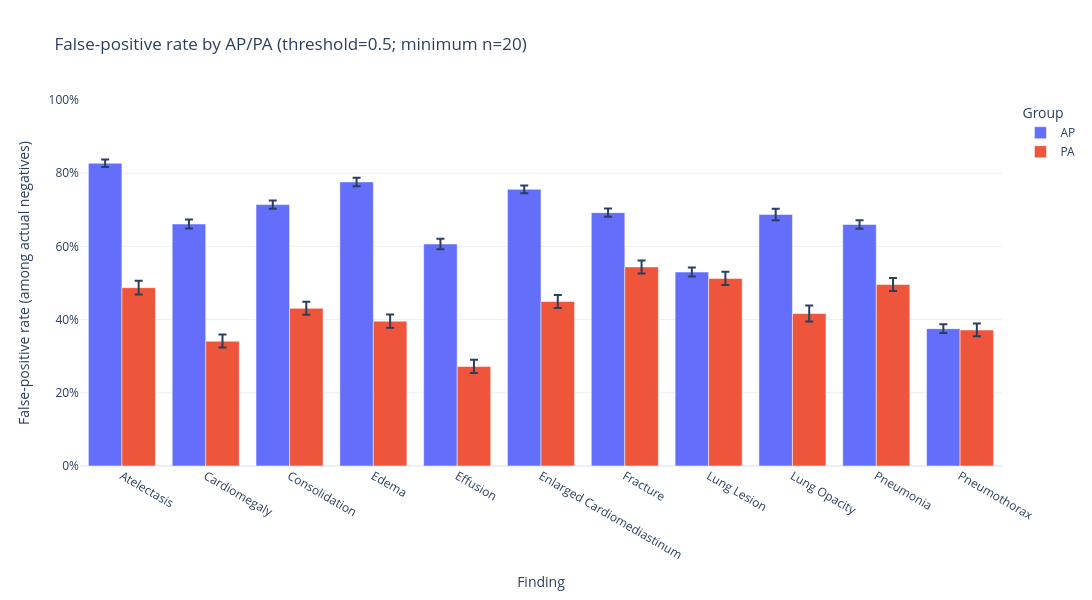
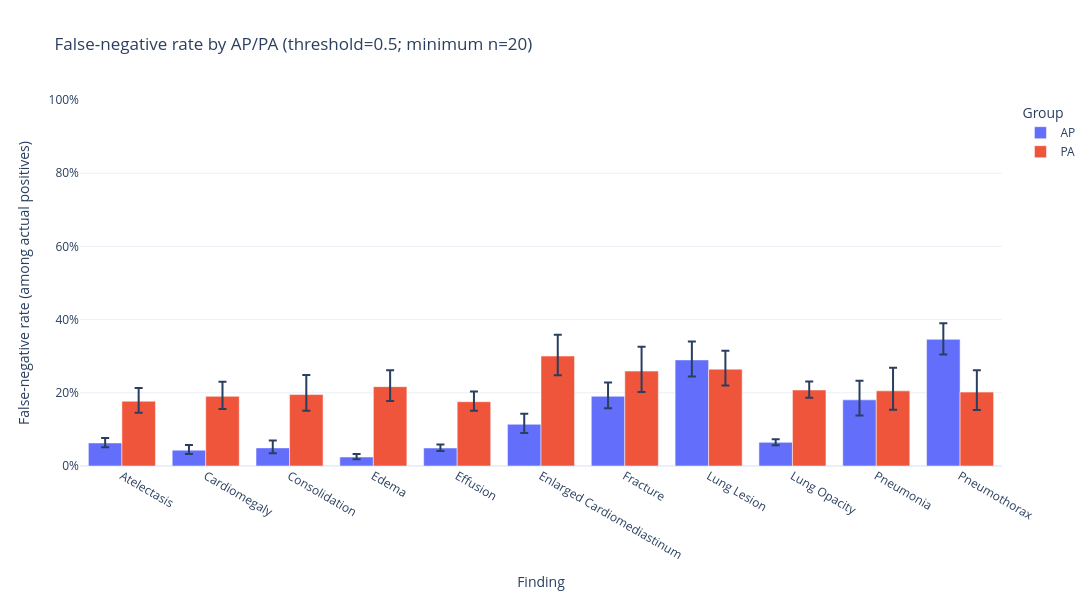
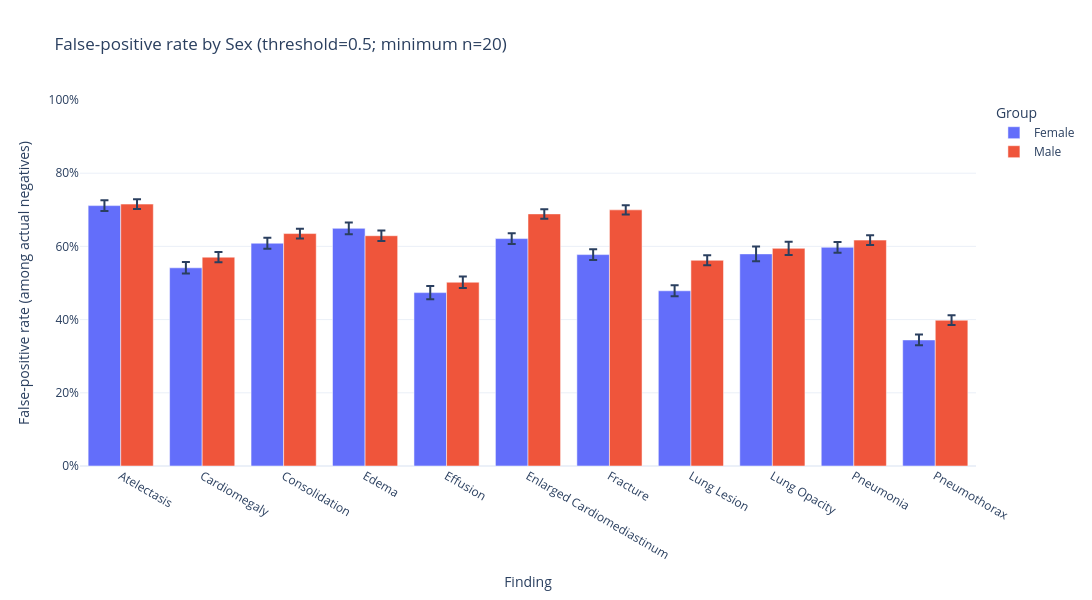
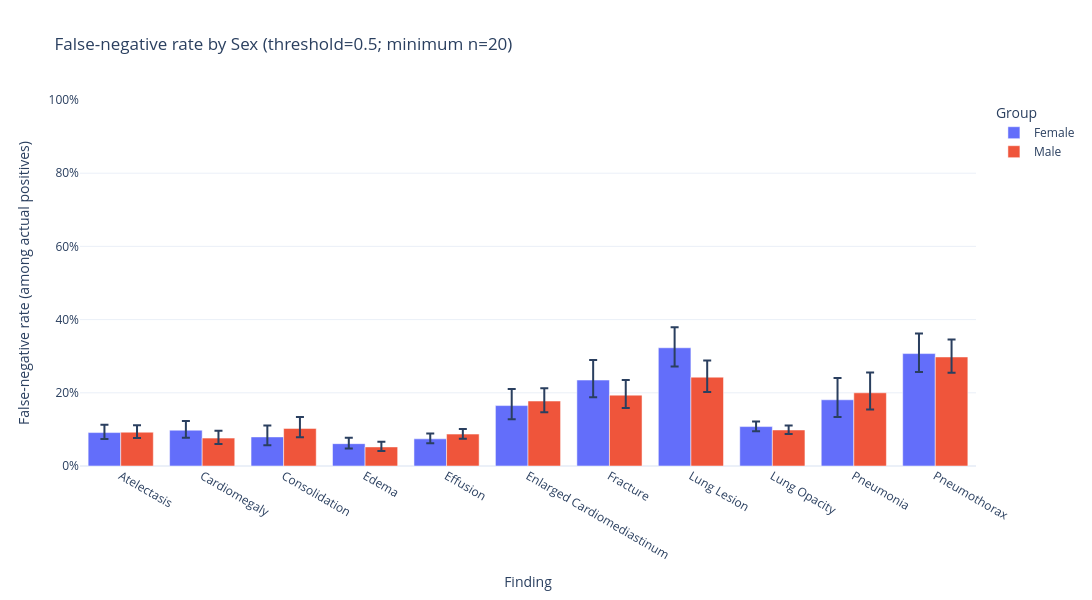

The notebook cell these images were saved under, in order:
### Markdown cell above
Run experiment again with a lower threshold as suggested by AI.

### Code cell
show_fp_fn_characteristics(threshold=0.5, output_folder=HTML_OUTPUT_FOLDER)

### Figure 1 — Plotly figure (JSON) as saved in the notebook; plotly's stock layout.template omitted (floating-point values rounded to 4 significant figures)
{"data": [{"alignmentgroup": "True", "customdata": [[6813.0, 5384.0, 4454.0, 0.8169, 0.8371], [6813.0, 5750.0, 3802.0, 0.6489, 0.6733], [6813.0, 6207.0, 4433.0, 0.7028, 0.7253], [6813.0, 4942.0, 3836.0, 0.7644, 0.7876], [6813.0, 4413.0, 2677.0, 0.5921, 0.6209], [6813.0, 6243.0, 4719.0, 0.7451, 0.7664], [6813.0, 6330.0, 4382.0, 0.6808, 0.7035], [6813.0, 6468.0, 3428.0, 0.5178, 0.5421], [6813.0, 3283.0, 2257.0, 0.6714, 0.7031], [6813.0, 6564.0, 4331.0, 0.6483, 0.6712], [6813.0, 6342.0, 2380.0, 0.3634, 0.3873]], "error_y": {"array": [0.009863, 0.01212, 0.0111, 0.0114, 0.01431, 0.0105, 0.01125, 0.01214, 0.01563, 0.01137, 0.01199], "arrayminus": [0.01033, 0.01234, 0.01137, 0.01183, 0.0145, 0.01081, 0.01148, 0.01218, 0.01607, 0.01155, 0.01184]}, "hovertemplate": "Group=AP<br>Finding=%{x}<br>False-positive rate (among actual negatives)=%{y}<br>N_images=%{customdata[0]}<br>N_actual_negative=%{customdata[1]}<br>FP=%{customdata[2]}<br>FP_CI_low=%{customdata[3]}<br>FP_CI_high=%{customdata[4]}<extra></extra>", "legendgroup": "AP", "marker": {"color": "#636efa", "pattern": {"shape": ""}}, "name": "AP", "offsetgroup": "AP", "orientation": "v", "showlegend": true, "textposition": "auto", "type": "bar", "x": ["Atelectasis", "Cardiomegaly", "Consolidation", "Edema", "Effusion", "Enlarged Cardiomediastinum", "Fracture", "Lung Lesion", "Lung Opacity", "Pneumonia", "Pneumothorax"], "xaxis": "x", "y": [0.8273, 0.6612, 0.7142, 0.7762, 0.6066, 0.7559, 0.6923, 0.53, 0.6875, 0.6598, 0.3753], "yaxis": "y"}, {"alignmentgroup": "True", "customdata": [[3187.0, 2701.0, 1316.0, 0.4684, 0.5061], [3187.0, 2756.0, 940.0, 0.3236, 0.359], [3187.0, 2936.0, 1265.0, 0.413, 0.4488], [3187.0, 2818.0, 1115.0, 0.3778, 0.4139], [3187.0, 2373.0, 645.0, 0.2543, 0.2901], [3187.0, 2924.0, 1314.0, 0.4314, 0.4675], [3187.0, 2998.0, 1631.0, 0.5262, 0.5618], [3187.0, 2862.0, 1467.0, 0.4943, 0.5309], [3187.0, 1911.0, 796.0, 0.3946, 0.4388], [3187.0, 2997.0, 1486.0, 0.4779, 0.5137], [3187.0, 2979.0, 1107.0, 0.3544, 0.3891]], "error_y": {"array": [0.01886, 0.01791, 0.01799, 0.01818, 0.01826, 0.01808, 0.01776, 0.01828, 0.02225, 0.01789, 0.01751], "arrayminus": [0.01882, 0.01747, 0.01781, 0.0179, 0.01752, 0.01795, 0.01787, 0.01832, 0.02191, 0.01788, 0.01718]}, "hovertemplate": "Group=PA<br>Finding=%{x}<br>False-positive rate (among actual negatives)=%{y}<br>N_images=%{customdata[0]}<br>N_actual_negative=%{customdata[1]}<br>FP=%{customdata[2]}<br>FP_CI_low=%{customdata[3]}<br>FP_CI_high=%{customdata[4]}<extra></extra>", "legendgroup": "PA", "marker": {"color": "#EF553B", "pattern": {"shape": ""}}, "name": "PA", "offsetgroup": "PA", "orientation": "v", "showlegend": true, "textposition": "auto", "type": "bar", "x": ["Atelectasis", "Cardiomegaly", "Consolidation", "Edema", "Effusion", "Enlarged Cardiomediastinum", "Fracture", "Lung Lesion", "Lung Opacity", "Pneumonia", "Pneumothorax"], "xaxis": "x", "y": [0.4872, 0.3411, 0.4309, 0.3957, 0.2718, 0.4494, 0.544, 0.5126, 0.4165, 0.4958, 0.3716], "yaxis": "y"}], "layout": {"barmode": "group", "height": 600, "legend": {"title": {"text": "Group"}, "tracegroupgap": 0}, "title": {"text": "False-positive rate by AP/PA (threshold=0.5; minimum n=20)"}, "width": 1250, "xaxis": {"anchor": "y", "domain": [0, 1], "title": {"text": "Finding"}}, "yaxis": {"anchor": "x", "domain": [0, 1], "range": [0, 1], "tickformat": ".0%", "title": {"text": "False-positive rate (among actual negatives)"}}}}

### Figure 2 — Plotly figure (JSON) as saved in the notebook; plotly's stock layout.template omitted (floating-point values rounded to 4 significant figures)
{"data": [{"alignmentgroup": "True", "customdata": [[6813.0, 1429.0, 90.0, 0.05152, 0.07679], [6813.0, 1063.0, 46.0, 0.0326, 0.05724], [6813.0, 606.0, 30.0, 0.03489, 0.06979], [6813.0, 1871.0, 46.0, 0.01848, 0.03264], [6813.0, 2400.0, 118.0, 0.04121, 0.05856], [6813.0, 570.0, 65.0, 0.09048, 0.1428], [6813.0, 483.0, 92.0, 0.158, 0.2279], [6813.0, 345.0, 100.0, 0.2445, 0.3398], [6813.0, 3530.0, 228.0, 0.05694, 0.07318], [6813.0, 249.0, 45.0, 0.1379, 0.2333], [6813.0, 471.0, 163.0, 0.3045, 0.3901]], "error_y": {"array": [0.0138, 0.01396, 0.02029, 0.008051, 0.009394, 0.02872, 0.03741, 0.04998, 0.008591, 0.05253, 0.04405], "arrayminus": [0.01146, 0.01068, 0.01461, 0.006103, 0.007953, 0.02355, 0.03252, 0.04535, 0.007645, 0.04283, 0.04156]}, "hovertemplate": "Group=AP<br>Finding=%{x}<br>False-negative rate (among actual positives)=%{y}<br>N_images=%{customdata[0]}<br>N_actual_positive=%{customdata[1]}<br>FN=%{customdata[2]}<br>FN_CI_low=%{customdata[3]}<br>FN_CI_high=%{customdata[4]}<extra></extra>", "legendgroup": "AP", "marker": {"color": "#636efa", "pattern": {"shape": ""}}, "name": "AP", "offsetgroup": "AP", "orientation": "v", "showlegend": true, "textposition": "auto", "type": "bar", "x": ["Atelectasis", "Cardiomegaly", "Consolidation", "Edema", "Effusion", "Enlarged Cardiomediastinum", "Fracture", "Lung Lesion", "Lung Opacity", "Pneumonia", "Pneumothorax"], "xaxis": "x", "y": [0.06298, 0.04327, 0.0495, 0.02459, 0.04917, 0.114, 0.1905, 0.2899, 0.06459, 0.1807, 0.3461], "yaxis": "y"}, {"alignmentgroup": "True", "customdata": [[3187.0, 486.0, 86.0, 0.1456, 0.2134], [3187.0, 431.0, 82.0, 0.156, 0.23], [3187.0, 251.0, 49.0, 0.1509, 0.2487], [3187.0, 369.0, 80.0, 0.1778, 0.2616], [3187.0, 814.0, 143.0, 0.1511, 0.2033], [3187.0, 263.0, 79.0, 0.2482, 0.3583], [3187.0, 189.0, 49.0, 0.202, 0.3261], [3187.0, 325.0, 86.0, 0.2196, 0.3151], [3187.0, 1276.0, 265.0, 0.1863, 0.2308], [3187.0, 190.0, 39.0, 0.1539, 0.2683], [3187.0, 208.0, 42.0, 0.153, 0.2617]], "error_y": {"array": [0.03642, 0.03973, 0.05348, 0.04485, 0.02765, 0.05795, 0.06683, 0.05051, 0.02312, 0.063, 0.05973], "arrayminus": [0.03136, 0.03426, 0.04429, 0.03901, 0.0246, 0.05221, 0.05724, 0.04501, 0.02136, 0.05132, 0.04892]}, "hovertemplate": "Group=PA<br>Finding=%{x}<br>False-negative rate (among actual positives)=%{y}<br>N_images=%{customdata[0]}<br>N_actual_positive=%{customdata[1]}<br>FN=%{customdata[2]}<br>FN_CI_low=%{customdata[3]}<br>FN_CI_high=%{customdata[4]}<extra></extra>", "legendgroup": "PA", "marker": {"color": "#EF553B", "pattern": {"shape": ""}}, "name": "PA", "offsetgroup": "PA", "orientation": "v", "showlegend": true, "textposition": "auto", "type": "bar", "x": ["Atelectasis", "Cardiomegaly", "Consolidation", "Edema", "Effusion", "Enlarged Cardiomediastinum", "Fracture", "Lung Lesion", "Lung Opacity", "Pneumonia", "Pneumothorax"], "xaxis": "x", "y": [0.177, 0.1903, 0.1952, 0.2168, 0.1757, 0.3004, 0.2593, 0.2646, 0.2077, 0.2053, 0.2019], "yaxis": "y"}], "layout": {"barmode": "group", "height": 600, "legend": {"title": {"text": "Group"}, "tracegroupgap": 0}, "title": {"text": "False-negative rate by AP/PA (threshold=0.5; minimum n=20)"}, "width": 1250, "xaxis": {"anchor": "y", "domain": [0, 1], "title": {"text": "Finding"}}, "yaxis": {"anchor": "x", "domain": [0, 1], "range": [0, 1], "tickformat": ".0%", "title": {"text": "False-negative rate (among actual positives)"}}}}

### Figure 3 — Plotly figure (JSON) as saved in the notebook; plotly's stock layout.template omitted (floating-point values rounded to 4 significant figures)
{"data": [{"alignmentgroup": "True", "customdata": [[4471.0, 3639.0, 2589.0, 0.6965, 0.726], [4471.0, 3817.0, 2067.0, 0.5257, 0.5573], [4471.0, 4081.0, 2484.0, 0.5936, 0.6235], [4471.0, 3439.0, 2233.0, 0.6332, 0.6651], [4471.0, 2989.0, 1416.0, 0.4559, 0.4917], [4471.0, 4162.0, 2586.0, 0.6065, 0.636], [4471.0, 4207.0, 2430.0, 0.5626, 0.5925], [4471.0, 4180.0, 2001.0, 0.4636, 0.4939], [4471.0, 2326.0, 1348.0, 0.5594, 0.5994], [4471.0, 4272.0, 2553.0, 0.5828, 0.6122], [4471.0, 4178.0, 1439.0, 0.3302, 0.359]], "error_y": {"array": [0.01449, 0.01576, 0.01486, 0.01577, 0.01792, 0.01462, 0.01485, 0.01516, 0.01991, 0.01461, 0.01455], "arrayminus": [0.01494, 0.01584, 0.01507, 0.01611, 0.01786, 0.01484, 0.01499, 0.01512, 0.02018, 0.01479, 0.01426]}, "hovertemplate": "Group=Female<br>Finding=%{x}<br>False-positive rate (among actual negatives)=%{y}<br>N_images=%{customdata[0]}<br>N_actual_negative=%{customdata[1]}<br>FP=%{customdata[2]}<br>FP_CI_low=%{customdata[3]}<br>FP_CI_high=%{customdata[4]}<extra></extra>", "legendgroup": "Female", "marker": {"color": "#636efa", "pattern": {"shape": ""}}, "name": "Female", "offsetgroup": "Female", "orientation": "v", "showlegend": true, "textposition": "auto", "type": "bar", "x": ["Atelectasis", "Cardiomegaly", "Consolidation", "Edema", "Effusion", "Enlarged Cardiomediastinum", "Fracture", "Lung Lesion", "Lung Opacity", "Pneumonia", "Pneumothorax"], "xaxis": "x", "y": [0.7115, 0.5415, 0.6087, 0.6493, 0.4737, 0.6213, 0.5776, 0.4787, 0.5795, 0.5976, 0.3444], "yaxis": "y"}, {"alignmentgroup": "True", "customdata": [[5528.0, 4445.0, 3181.0, 0.7022, 0.7287], [5528.0, 4688.0, 2675.0, 0.5564, 0.5847], [5528.0, 5061.0, 3214.0, 0.6217, 0.6482], [5528.0, 4320.0, 2718.0, 0.6147, 0.6435], [5528.0, 3796.0, 1906.0, 0.4862, 0.518], [5528.0, 5004.0, 3447.0, 0.6759, 0.7015], [5528.0, 5120.0, 3583.0, 0.6871, 0.7122], [5528.0, 5149.0, 2894.0, 0.5485, 0.5756], [5528.0, 2867.0, 1705.0, 0.5766, 0.6125], [5528.0, 5288.0, 3264.0, 0.6041, 0.6303], [5528.0, 5142.0, 2048.0, 0.385, 0.4117]], "error_y": {"array": [0.01307, 0.01411, 0.01316, 0.01428, 0.0159, 0.01268, 0.0124, 0.0135, 0.01783, 0.01301, 0.01345], "arrayminus": [0.01344, 0.01422, 0.01336, 0.01451, 0.0159, 0.01297, 0.0127, 0.01359, 0.01809, 0.01318, 0.0133]}, "hovertemplate": "Group=Male<br>Finding=%{x}<br>False-positive rate (among actual negatives)=%{y}<br>N_images=%{customdata[0]}<br>N_actual_negative=%{customdata[1]}<br>FP=%{customdata[2]}<br>FP_CI_low=%{customdata[3]}<br>FP_CI_high=%{customdata[4]}<extra></extra>", "legendgroup": "Male", "marker": {"color": "#EF553B", "pattern": {"shape": ""}}, "name": "Male", "offsetgroup": "Male", "orientation": "v", "showlegend": true, "textposition": "auto", "type": "bar", "x": ["Atelectasis", "Cardiomegaly", "Consolidation", "Edema", "Effusion", "Enlarged Cardiomediastinum", "Fracture", "Lung Lesion", "Lung Opacity", "Pneumonia", "Pneumothorax"], "xaxis": "x", "y": [0.7156, 0.5706, 0.6351, 0.6292, 0.5021, 0.6888, 0.6998, 0.5621, 0.5947, 0.6172, 0.3983], "yaxis": "y"}], "layout": {"barmode": "group", "height": 600, "legend": {"title": {"text": "Group"}, "tracegroupgap": 0}, "title": {"text": "False-positive rate by Sex (threshold=0.5; minimum n=20)"}, "width": 1250, "xaxis": {"anchor": "y", "domain": [0, 1], "title": {"text": "Finding"}}, "yaxis": {"anchor": "x", "domain": [0, 1], "range": [0, 1], "tickformat": ".0%", "title": {"text": "False-positive rate (among actual negatives)"}}}}

### Figure 4 — Plotly figure (JSON) as saved in the notebook; plotly's stock layout.template omitted (floating-point values rounded to 4 significant figures)
{"data": [{"alignmentgroup": "True", "customdata": [[4471.0, 832.0, 76.0, 0.0736, 0.1128], [4471.0, 654.0, 64.0, 0.07738, 0.123], [4471.0, 390.0, 31.0, 0.05656, 0.1106], [4471.0, 1032.0, 63.0, 0.048, 0.07735], [4471.0, 1482.0, 110.0, 0.06195, 0.0887], [4471.0, 309.0, 51.0, 0.1278, 0.2105], [4471.0, 264.0, 62.0, 0.1877, 0.2896], [4471.0, 291.0, 94.0, 0.2719, 0.3788], [4471.0, 2145.0, 231.0, 0.09527, 0.1215], [4471.0, 199.0, 36.0, 0.1336, 0.2403], [4471.0, 293.0, 90.0, 0.2571, 0.3622]], "error_y": {"array": [0.0215, 0.02518, 0.03113, 0.0163, 0.01448, 0.04545, 0.05471, 0.05573, 0.01383, 0.05936, 0.05504], "arrayminus": [0.01774, 0.02048, 0.02293, 0.01304, 0.01227, 0.03723, 0.04711, 0.05112, 0.01242, 0.04728, 0.05004]}, "hovertemplate": "Group=Female<br>Finding=%{x}<br>False-negative rate (among actual positives)=%{y}<br>N_images=%{customdata[0]}<br>N_actual_positive=%{customdata[1]}<br>FN=%{customdata[2]}<br>FN_CI_low=%{customdata[3]}<br>FN_CI_high=%{customdata[4]}<extra></extra>", "legendgroup": "Female", "marker": {"color": "#636efa", "pattern": {"shape": ""}}, "name": "Female", "offsetgroup": "Female", "orientation": "v", "showlegend": true, "textposition": "auto", "type": "bar", "x": ["Atelectasis", "Cardiomegaly", "Consolidation", "Edema", "Effusion", "Enlarged Cardiomediastinum", "Fracture", "Lung Lesion", "Lung Opacity", "Pneumonia", "Pneumothorax"], "xaxis": "x", "y": [0.09135, 0.09786, 0.07949, 0.06105, 0.07422, 0.165, 0.2348, 0.323, 0.1077, 0.1809, 0.3072], "yaxis": "y"}, {"alignmentgroup": "True", "customdata": [[5528.0, 1083.0, 100.0, 0.07651, 0.111], [5528.0, 840.0, 64.0, 0.06012, 0.09612], [5528.0, 467.0, 48.0, 0.0784, 0.1336], [5528.0, 1208.0, 63.0, 0.04097, 0.06617], [5528.0, 1732.0, 151.0, 0.07479, 0.1014], [5528.0, 524.0, 93.0, 0.1471, 0.2125], [5528.0, 408.0, 79.0, 0.1582, 0.2348], [5528.0, 379.0, 92.0, 0.2023, 0.2884], [5528.0, 2661.0, 262.0, 0.08771, 0.1104], [5528.0, 240.0, 48.0, 0.1543, 0.2552], [5528.0, 386.0, 115.0, 0.2545, 0.3454]], "error_y": {"array": [0.01871, 0.01993, 0.03086, 0.01402, 0.01422, 0.03503, 0.04113, 0.04561, 0.01191, 0.05516, 0.04744], "arrayminus": [0.01583, 0.01607, 0.02438, 0.01118, 0.01239, 0.03033, 0.03541, 0.04044, 0.01075, 0.0457, 0.04345]}, "hovertemplate": "Group=Male<br>Finding=%{x}<br>False-negative rate (among actual positives)=%{y}<br>N_images=%{customdata[0]}<br>N_actual_positive=%{customdata[1]}<br>FN=%{customdata[2]}<br>FN_CI_low=%{customdata[3]}<br>FN_CI_high=%{customdata[4]}<extra></extra>", "legendgroup": "Male", "marker": {"color": "#EF553B", "pattern": {"shape": ""}}, "name": "Male", "offsetgroup": "Male", "orientation": "v", "showlegend": true, "textposition": "auto", "type": "bar", "x": ["Atelectasis", "Cardiomegaly", "Consolidation", "Edema", "Effusion", "Enlarged Cardiomediastinum", "Fracture", "Lung Lesion", "Lung Opacity", "Pneumonia", "Pneumothorax"], "xaxis": "x", "y": [0.09234, 0.07619, 0.1028, 0.05215, 0.08718, 0.1775, 0.1936, 0.2427, 0.09846, 0.2, 0.2979], "yaxis": "y"}], "layout": {"barmode": "group", "height": 600, "legend": {"title": {"text": "Group"}, "tracegroupgap": 0}, "title": {"text": "False-negative rate by Sex (threshold=0.5; minimum n=20)"}, "width": 1250, "xaxis": {"anchor": "y", "domain": [0, 1], "title": {"text": "Finding"}}, "yaxis": {"anchor": "x", "domain": [0, 1], "range": [0, 1], "tickformat": ".0%", "title": {"text": "False-negative rate (among actual positives)"}}}}
